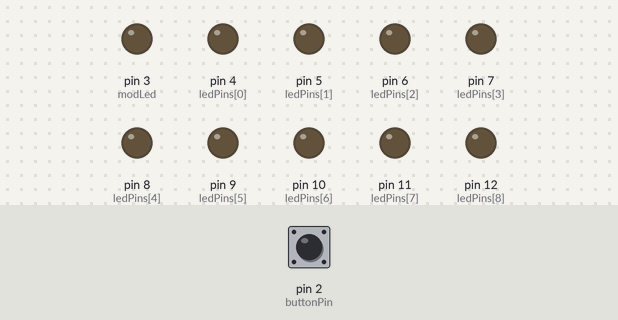
A sketch run on a simulated Arduino Uno, built with avr-gcc and run on an emulated ATmega328P. On the bench: output pins drawn as LEDs (lit = HIGH). Dashed ring = blinking. The inputs (shaded band) are chosen by the test bench; at power-on: pin 2 (buttonPin) HIGH. Sleep ends after the set time or at an interrupt.

Above: at 5.0 s.
5.1 s: pin 2 (buttonPin) pulled LOW for 3.2 s
At 8.57 s:
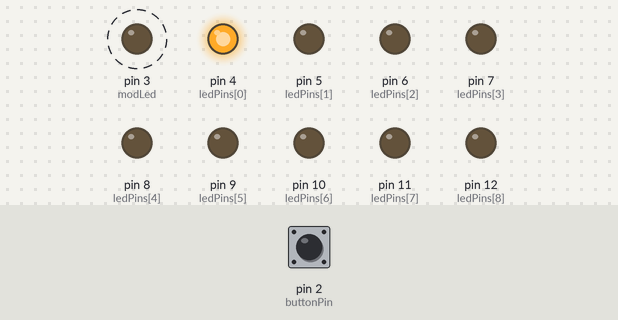
10.3 s: pin 2 (buttonPin) pulled LOW for 0.15 s
At 11.0 s:
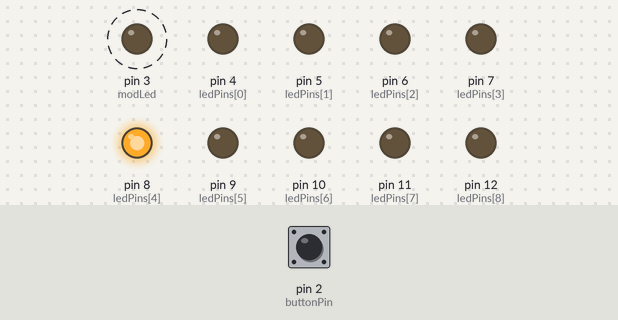
13.3 s: pin 2 (buttonPin) pulled LOW for 1 s
At 14.1 s:
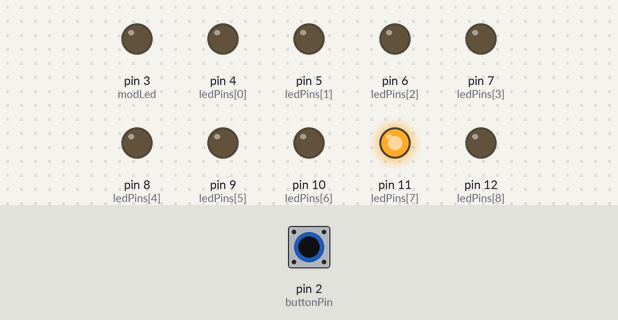
Timing chart, 0 to 16.3 s (numbered marks = the images above; inputs shaded):
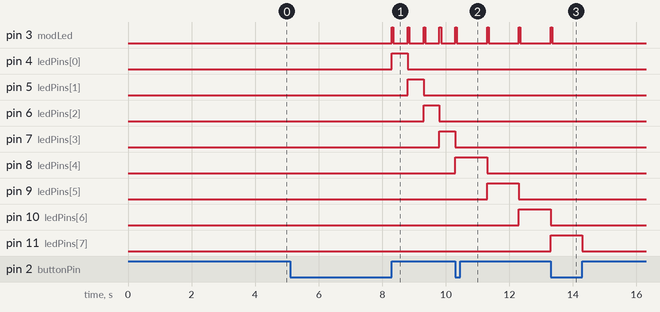

Measured:
- after the input at 5.1 s, pin 3 (modLed): alternates HIGH for 0.05 s and LOW for 0.45 s, starting after 3.2 s; pin 4 (ledPins[0]): LOW → HIGH after 3.2 s, → LOW 0.50 s later; pin 5 (ledPins[1]): LOW → HIGH after 3.7 s, → LOW 0.50 s later; pin 6 (ledPins[2]): LOW → HIGH after 4.2 s, → LOW 0.50 s later; pin 7 (ledPins[3]): LOW → HIGH after 4.7 s
- after the input at 10.3 s, pin 3 (modLed): alternates HIGH for 0.05 s and LOW for 0.95 s, starting after 1.0 s; pin 4 (ledPins[0]): stays LOW (without the input it goes to HIGH after 2.5 s); pin 11 (ledPins[7]): stays LOW (without the input it goes to HIGH after 1.5 s); pin 12 (ledPins[8]): stays LOW (without the input it goes to HIGH after 2.0 s)
- after the input at 13.3 s, pin 3 (modLed): goes on until 13.4 s, then stays LOW; pin 4 (ledPins[0]): stays LOW (without the input it goes to HIGH after 2.0 s)

The sketch:

cable-tester.ino
```cpp
#include <Arduino.h>
#include <avr/sleep.h>
#include <avr/power.h>

// --- Pin Tanımları ---
const int buttonPin = 2;              // Buton D2 → GND
const int modLed = 3;                 // 10. LED (mod LED)
const int ledPins[9] = {4,5,6,7,8,9,10,11,12}; // 1-9 LED pinleri

// --- Değişkenler ---
volatile bool isSleeping = false;     // Uyku durumu
int speedMode = 0;                    // 0 = 0.5s, 1 = 1s
unsigned long ledInterval[2] = {500, 1000}; // ms cinsinden mod süreleri
int currentLed = 0;                   // Şu an yanan LED (0-8)

// Buton zaman ölçümü
bool buttonPressed = false;
unsigned long pressStart = 0;

// --- Uyandırma ISR ---
void wakeUp() {
  // ISR içinde minimum iş
  // Boş bırakıyoruz, loop long press kontrolü yapacak
}

// --- Uykuya geçiş ---
void goToSleep() {
  // Tüm LED’leri kapat
  for(int i=0; i<9; i++) digitalWrite(ledPins[i], LOW);
  digitalWrite(modLed, LOW);

  set_sleep_mode(SLEEP_MODE_PWR_DOWN);
  sleep_enable();

  // Uyandırma için butona attachInterrupt kullanıyoruz, ama sadece ISR tetikleyecek
  attachInterrupt(digitalPinToInterrupt(buttonPin), wakeUp, FALLING);

  isSleeping = true;
  sleep_cpu(); // uykuya gir

  // Uyandıktan sonra
  sleep_disable();
  detachInterrupt(digitalPinToInterrupt(buttonPin));

  currentLed = 0; // uykudan çıkınca LED1’den başla
}

// --- Setup ---
void setup() {
  pinMode(buttonPin, INPUT_PULLUP);
  pinMode(modLed, OUTPUT);
  digitalWrite(modLed, LOW);

  for(int i=0; i<9; i++){
    pinMode(ledPins[i], OUTPUT);
    digitalWrite(ledPins[i], LOW);
  }

  // Açılışta direkt uykuya geç
  goToSleep();
}

// --- Loop ---
void loop() {

  // --- Buton okuma ---
  int buttonState = digitalRead(buttonPin);

  if(!isSleeping) {
    // --- Normal mod ---
    if(buttonState == LOW && !buttonPressed) {
      // Butona ilk basış
      buttonPressed = true;
      pressStart = millis();
    }

    if(buttonState == HIGH && buttonPressed) {
      // Buton bırakıldı
      unsigned long pressTime = millis() - pressStart;
      buttonPressed = false;

      if(pressTime < 1000) {
        // Kısa basma → hız modu değiştir
        speedMode = !speedMode;
      } else {
        // Uzun basma → uykuya geç
        goToSleep();
        return; // loop uyku sonrası tekrar başlar
      }
    }

    // --- LED kontrolü ---
    static unsigned long lastLedChange = 0;
    if(millis() - lastLedChange >= ledInterval[speedMode]) {
      lastLedChange = millis();

      // Önce tüm LED’leri kapat
      for(int i=0; i<9; i++){
        digitalWrite(ledPins[i], LOW);
      }

      // Şu anki LED’i yak
      digitalWrite(ledPins[currentLed], HIGH);

      // Mod LED kısa yanıp sönsün
      digitalWrite(modLed, HIGH);
      delay(50);
      digitalWrite(modLed, LOW);

      // Sonraki LED’e geç
      currentLed++;
      if(currentLed >= 9) currentLed = 0;
    }

  } else {
    // --- Uyku modu ---
    if(buttonState == LOW && !buttonPressed) {
      buttonPressed = true;
      pressStart = millis();
    }

    if(buttonState == HIGH && buttonPressed) {
      unsigned long pressTime = millis() - pressStart;
      buttonPressed = false;

      if(pressTime >= 1000) {
        // Uzun basma → uyan
        isSleeping = false;
        currentLed = 0; // uyanınca LED1’den başla
      }
      // Kısa basma ignore
    }
  }
}
```
